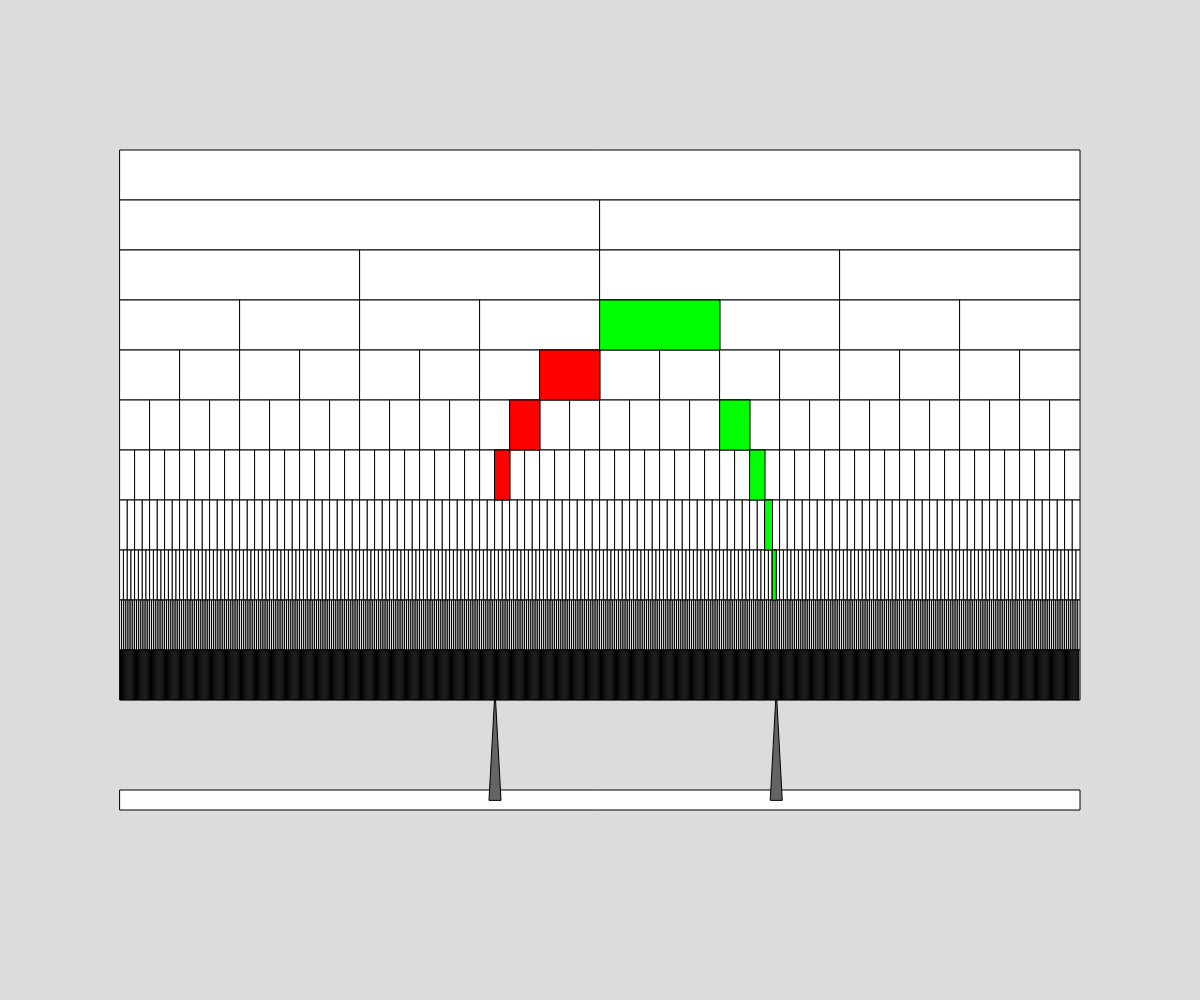
Frame 1 (no input)
Frame 60 (no input): identical to frame 1, image omitted
Frame 120 (the mouse pressed at the canvas centre since frame 60): identical to frame 1, image omitted

The p5.js sketch that drew this single still picture (run headless with seeded random() and noise() and a simulated clock; from frame 60 on, the mouse is pressed at the canvas centre):

// p5.js sketch
// ── sketch.js
let N=1024,B=10;
let blocks=new Array(N*2);
let meter;
let canvasWidth,cavasHeight;
let leftest=50,rightest=350;
let uppest=200,lowest=300;
class Block{
  constructor(x,y,w,h){
    this.x=x;
    this.y=y;
    this.width=w;
    this.height=h;
  }
  paint(r,g,b,alpha){
    fill(r,g,b,alpha);
    rect(this.x,this.y,this.width,this.height);
  }
}
class Meter{
  constructor(L,R){
    this.L=L;
    this.R=R;
  }
  draw(){
    fill(256,256,256);
    rect(canvasWidth*0.1,canvasHeight*0.8-canvasHeight*0.01,canvasWidth*0.8,canvasHeight*0.02);
    fill(100);
    let unitWidth=(rightest-leftest)/N;
    triangle(this.L*unitWidth+leftest-canvasWidth*0.005,canvasHeight*0.7+canvasHeight*0.10,
             this.L*unitWidth+leftest,canvasHeight*0.69,
             this.L*unitWidth+leftest+canvasWidth*0.005,canvasHeight*0.7+canvasHeight*0.10);
    triangle(this.R*unitWidth+leftest-canvasWidth*0.005,canvasHeight*0.7+canvasHeight*0.10,
             this.R*unitWidth+leftest,canvasHeight*0.69,
             this.R*unitWidth+leftest+canvasWidth*0.005,canvasHeight*0.7+canvasHeight*0.10);
  }
}
function moveMeter(step){
  if(keyIsDown(68))meter.L=Math.max(0,meter.L-step);
  if(keyIsDown(70))meter.L=Math.min(meter.R,meter.L+step);
  if(keyIsDown(74))meter.R=Math.max(meter.L,meter.R-step);
  if(keyIsDown(75))meter.R=Math.min(N,meter.R+step);
  console.log(meter.L,meter.R);
}
function keyPressed(){
  if(key==' ') moveMeter(9);
}
function drawMeter(){
  meter.draw();
}
function initCanvas(){
  canvasWidth=windowWidth;
  canvasHeight=windowHeight;
  leftest=canvasWidth*0.1;
  rightest=canvasWidth*0.9;
  uppest=canvasHeight*0.2;
  lowest=canvasHeight*0.7;
}
function windowResized(){
  resizeCanvas(windowWidth, windowHeight);
  initCanvas();
}
function setup() {
  createCanvas(windowWidth, windowHeight);
  initCanvas();
  meter=new Meter(400,700);
}
function initSegtree(){
  let unitWidth=(rightest-leftest)/N;
  let unitHeight=(lowest-uppest)/B;
  for(let i=N*2-1;i>=1;i--){
    if(i>=N) blocks[i]=new Block(leftest+unitWidth*(i-N),lowest-unitHeight,unitWidth,unitHeight);
    else{
      let x=blocks[i*2].x;
      let y=blocks[i*2].y-unitHeight;
      let w=blocks[i*2].width+blocks[i*2+1].width;
      blocks[i]=new Block(x,y,w,unitHeight);
    }
  }
}
function drawSegtree(){
  for(let i=1;i<=N*2-1;i++){
    blocks[i].paint(256,256,256,256);
  }
}
function drawRange(){
  let L=meter.L,R=meter.R;
  for(L+=N,R+=N;L<R;L/=2,R/=2){
    if(L%2) blocks[L++].paint(256,0,0,256);
    if(R%2) blocks[--R].paint(0,256,0,256);
  }
}
function draw() {
  background(220);
  drawMeter();
  moveMeter(10);
  initSegtree();
  drawSegtree();
  drawRange();
}
